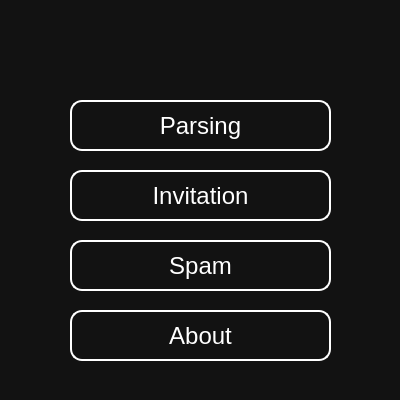
<?xml version="1.0" encoding="UTF-8"?>
<ui version="4.0">
 <class>MainWindow</class>
 <widget class="QMainWindow" name="MainWindow">
  <property name="geometry">
   <rect>
    <x>0</x>
    <y>0</y>
    <width>400</width>
    <height>400</height>
   </rect>
  </property>
  <property name="windowTitle">
   <string>CheatBot</string>
  </property>
  <property name="styleSheet">
   <string notr="true">QWidget {
	color: #ffffff;
	background-color: #121212;
}

QPushButton {
	border: 2px solid #ffffff;
	border-radius: 12px;
	font-size: 24px;
}

QPushButton:hover {
	color: #bfbfbf;
	border: 2px solid #bfbfbf;
}

QLabel {
	font-size: 48px;
}</string>
  </property>
  <widget class="QWidget" name="centralwidget">
   <widget class="QLabel" name="label">
    <property name="geometry">
     <rect>
      <x>8</x>
      <y>5</y>
      <width>381</width>
      <height>81</height>
     </rect>
    </property>
    <property name="text">
     <string>&lt;/&gt;</string>
    </property>
    <property name="alignment">
     <set>Qt::AlignCenter</set>
    </property>
   </widget>
   <widget class="QPushButton" name="btn_parsing">
    <property name="geometry">
     <rect>
      <x>70</x>
      <y>100</y>
      <width>261</width>
      <height>51</height>
     </rect>
    </property>
    <property name="text">
     <string>Parsing</string>
    </property>
   </widget>
   <widget class="QPushButton" name="btn_invitation">
    <property name="geometry">
     <rect>
      <x>70</x>
      <y>170</y>
      <width>261</width>
      <height>51</height>
     </rect>
    </property>
    <property name="text">
     <string>Invitation</string>
    </property>
   </widget>
   <widget class="QPushButton" name="btn_spam">
    <property name="geometry">
     <rect>
      <x>70</x>
      <y>240</y>
      <width>261</width>
      <height>51</height>
     </rect>
    </property>
    <property name="text">
     <string>Spam</string>
    </property>
   </widget>
   <widget class="QPushButton" name="btn_about">
    <property name="geometry">
     <rect>
      <x>70</x>
      <y>310</y>
      <width>261</width>
      <height>51</height>
     </rect>
    </property>
    <property name="text">
     <string>About</string>
    </property>
   </widget>
  </widget>
 </widget>
 <resources/>
 <connections/>
</ui>
